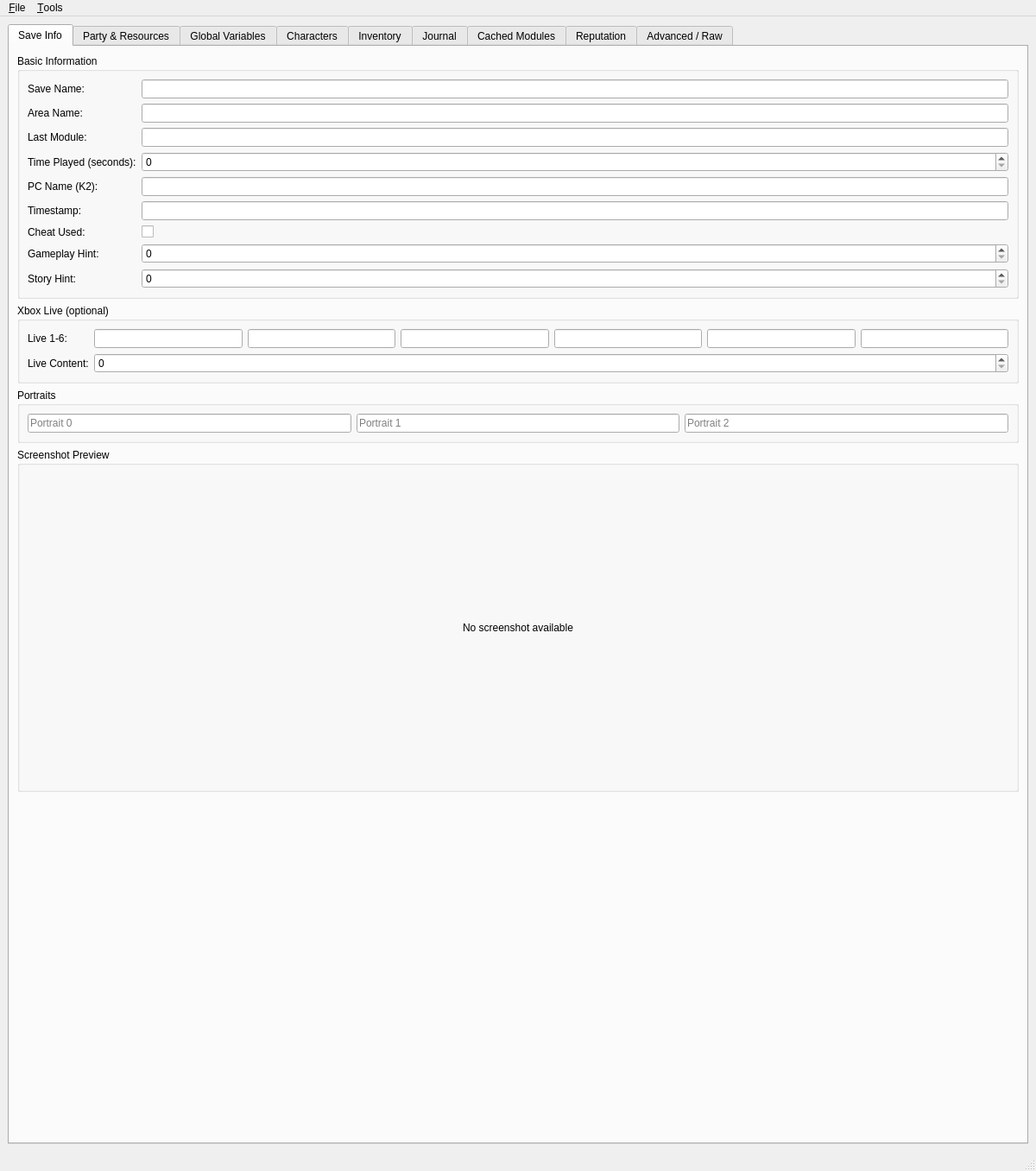
<?xml version="1.0" encoding="UTF-8"?>
<ui version="4.0">
 <class>MainWindow</class>
 <widget class="QMainWindow" name="MainWindow">
  <property name="geometry">
   <rect>
    <x>0</x>
    <y>0</y>
    <width>1200</width>
    <height>800</height>
   </rect>
  </property>
  <property name="windowTitle">
   <string>Save Game Editor</string>
  </property>
  <widget class="QWidget" name="centralwidget">
   <layout class="QHBoxLayout" name="horizontalLayoutMain">
    <item>
     <widget class="QTabWidget" name="tabWidget">
      <property name="currentIndex">
       <number>0</number>
      </property>

      <!-- Save Info Tab -->
      <widget class="QWidget" name="tabSaveInfo">
       <attribute name="title">
        <string>Save Info</string>
       </attribute>
       <layout class="QVBoxLayout" name="verticalLayoutSaveInfo">
        <item>
         <widget class="QGroupBox" name="groupBasicInfo">
          <property name="title">
           <string>Basic Information</string>
          </property>
          <layout class="QFormLayout" name="formLayoutBasicInfo">
           <item row="0" column="0">
            <widget class="QLabel" name="labelSaveName">
             <property name="text">
              <string>Save Name:</string>
             </property>
            </widget>
           </item>
           <item row="0" column="1">
            <widget class="QLineEdit" name="lineEditSaveName" />
           </item>
           <item row="1" column="0">
            <widget class="QLabel" name="labelAreaName">
             <property name="text">
              <string>Area Name:</string>
             </property>
            </widget>
           </item>
           <item row="1" column="1">
            <widget class="QLineEdit" name="lineEditAreaName" />
           </item>
           <item row="2" column="0">
            <widget class="QLabel" name="labelLastModule">
             <property name="text">
              <string>Last Module:</string>
             </property>
            </widget>
           </item>
           <item row="2" column="1">
            <widget class="QLineEdit" name="lineEditLastModule" />
           </item>
           <item row="3" column="0">
            <widget class="QLabel" name="labelTimePlayed">
             <property name="text">
              <string>Time Played (seconds):</string>
             </property>
            </widget>
           </item>
           <item row="3" column="1">
            <widget class="QSpinBox" name="spinBoxTimePlayed">
             <property name="maximum">
              <number>2147483647</number>
             </property>
            </widget>
           </item>
           <item row="4" column="0">
            <widget class="QLabel" name="labelPCName">
             <property name="text">
              <string>PC Name (K2):</string>
             </property>
            </widget>
           </item>
           <item row="4" column="1">
            <widget class="QLineEdit" name="lineEditPCName" />
           </item>
           <item row="5" column="0">
            <widget class="QLabel" name="labelTimestamp">
             <property name="text">
              <string>Timestamp:</string>
             </property>
            </widget>
           </item>
           <item row="5" column="1">
            <widget class="QLineEdit" name="lineEditTimestamp">
             <property name="readOnly">
              <bool>true</bool>
             </property>
            </widget>
           </item>
           <item row="6" column="0">
            <widget class="QLabel" name="labelCheatUsed">
             <property name="text">
              <string>Cheat Used:</string>
             </property>
            </widget>
           </item>
           <item row="6" column="1">
            <widget class="QCheckBox" name="checkBoxCheatUsed" />
           </item>
           <item row="7" column="0">
            <widget class="QLabel" name="labelGameplayHint">
             <property name="text">
              <string>Gameplay Hint:</string>
             </property>
            </widget>
           </item>
           <item row="7" column="1">
            <widget class="QSpinBox" name="spinBoxGameplayHint">
             <property name="maximum">
              <number>2147483647</number>
             </property>
            </widget>
           </item>
           <item row="8" column="0">
            <widget class="QLabel" name="labelStoryHint">
             <property name="text">
              <string>Story Hint:</string>
             </property>
            </widget>
           </item>
           <item row="8" column="1">
            <widget class="QSpinBox" name="spinBoxStoryHint">
             <property name="maximum">
              <number>2147483647</number>
             </property>
            </widget>
           </item>
          </layout>
         </widget>
        </item>
        <item>
         <widget class="QGroupBox" name="groupLive">
          <property name="title">
           <string>Xbox Live (optional)</string>
          </property>
          <layout class="QFormLayout" name="formLayoutLive">
           <item row="0" column="0">
            <widget class="QLabel" name="labelLive1">
             <property name="text">
              <string>Live 1-6:</string>
             </property>
            </widget>
           </item>
           <item row="0" column="1">
            <layout class="QHBoxLayout" name="horizontalLayoutLive">
             <item>
              <widget class="QLineEdit" name="lineEditLive1" />
             </item>
             <item>
              <widget class="QLineEdit" name="lineEditLive2" />
             </item>
             <item>
              <widget class="QLineEdit" name="lineEditLive3" />
             </item>
             <item>
              <widget class="QLineEdit" name="lineEditLive4" />
             </item>
             <item>
              <widget class="QLineEdit" name="lineEditLive5" />
             </item>
             <item>
              <widget class="QLineEdit" name="lineEditLive6" />
             </item>
            </layout>
           </item>
           <item row="1" column="0">
            <widget class="QLabel" name="labelLiveContent">
             <property name="text">
              <string>Live Content:</string>
             </property>
            </widget>
           </item>
           <item row="1" column="1">
            <widget class="QSpinBox" name="spinBoxLiveContent">
             <property name="maximum">
              <number>2147483647</number>
             </property>
            </widget>
           </item>
          </layout>
         </widget>
        </item>
        <item>
         <widget class="QGroupBox" name="groupPortraits">
          <property name="title">
           <string>Portraits</string>
          </property>
          <layout class="QHBoxLayout" name="horizontalLayoutPortraits">
           <item>
            <widget class="QLineEdit" name="lineEditPortrait0">
             <property name="placeholderText">
              <string>Portrait 0</string>
             </property>
            </widget>
           </item>
           <item>
            <widget class="QLineEdit" name="lineEditPortrait1">
             <property name="placeholderText">
              <string>Portrait 1</string>
             </property>
            </widget>
           </item>
           <item>
            <widget class="QLineEdit" name="lineEditPortrait2">
             <property name="placeholderText">
              <string>Portrait 2</string>
             </property>
            </widget>
           </item>
          </layout>
         </widget>
        </item>
        <item>
         <widget class="QGroupBox" name="groupScreenshot">
          <property name="title">
           <string>Screenshot Preview</string>
          </property>
          <layout class="QVBoxLayout" name="verticalLayoutScreenshot">
           <item>
            <widget class="QLabel" name="labelScreenshotPreview">
             <property name="minimumSize">
              <size>
               <width>400</width>
               <height>300</height>
              </size>
             </property>
             <property name="maximumSize">
              <size>
               <width>16777215</width>
               <height>16777215</height>
              </size>
             </property>
             <property name="text">
              <string>No screenshot available</string>
             </property>
             <property name="alignment">
              <set>Qt::AlignCenter</set>
             </property>
             <property name="scaledContents">
              <bool>false</bool>
             </property>
             <property name="sizePolicy">
              <sizepolicy hsizetype="Expanding" vsizetype="Expanding">
               <horstretch>0</horstretch>
               <verstretch>0</verstretch>
              </sizepolicy>
             </property>
            </widget>
           </item>
          </layout>
         </widget>
        </item>
        <item>
         <spacer name="verticalSpacerSaveInfo">
          <property name="orientation">
           <enum>Qt::Vertical</enum>
          </property>
          <property name="sizeHint" stdset="0">
           <size>
            <width>20</width>
            <height>40</height>
           </size>
          </property>
         </spacer>
        </item>
       </layout>
      </widget>

      <!-- Party Table Tab -->
      <widget class="QWidget" name="tabPartyTable">
       <attribute name="title">
        <string>Party &amp;&amp; Resources</string>
       </attribute>
       <layout class="QVBoxLayout" name="verticalLayoutPartyTable">
        <item>
         <widget class="QGroupBox" name="groupResources">
          <property name="title">
           <string>Resources</string>
          </property>
          <layout class="QFormLayout" name="formLayoutResources">
           <item row="0" column="0">
            <widget class="QLabel" name="labelGold">
             <property name="text">
              <string>Credits/Gold:</string>
             </property>
            </widget>
           </item>
           <item row="0" column="1">
            <widget class="QSpinBox" name="spinBoxGold">
             <property name="maximum">
              <number>2147483647</number>
             </property>
            </widget>
           </item>
           <item row="1" column="0">
            <widget class="QLabel" name="labelXPPool">
             <property name="text">
              <string>XP Pool:</string>
             </property>
            </widget>
           </item>
           <item row="1" column="1">
            <widget class="QSpinBox" name="spinBoxXPPool">
             <property name="maximum">
              <number>2147483647</number>
             </property>
            </widget>
           </item>
           <item row="2" column="0">
            <widget class="QLabel" name="labelComponents">
             <property name="text">
              <string>Components (K2):</string>
             </property>
            </widget>
           </item>
           <item row="2" column="1">
            <widget class="QSpinBox" name="spinBoxComponents">
             <property name="maximum">
              <number>2147483647</number>
             </property>
            </widget>
           </item>
           <item row="3" column="0">
            <widget class="QLabel" name="labelChemicals">
             <property name="text">
              <string>Chemicals (K2):</string>
             </property>
            </widget>
           </item>
           <item row="3" column="1">
            <widget class="QSpinBox" name="spinBoxChemicals">
             <property name="maximum">
              <number>2147483647</number>
             </property>
            </widget>
           </item>
           <item row="4" column="0">
            <widget class="QLabel" name="labelTimePlayedPT">
             <property name="text">
              <string>Time Played (PT):</string>
             </property>
            </widget>
           </item>
           <item row="4" column="1">
            <widget class="QSpinBox" name="spinBoxTimePlayedPT">
             <property name="maximum">
              <number>2147483647</number>
             </property>
             <property name="minimum">
              <number>-1</number>
             </property>
            </widget>
           </item>
           <item row="5" column="0">
            <widget class="QLabel" name="labelCheatUsedPT">
             <property name="text">
              <string>Cheat Used (PT):</string>
             </property>
            </widget>
           </item>
           <item row="5" column="1">
            <widget class="QCheckBox" name="checkBoxCheatUsedPT" />
           </item>
           <item row="6" column="0">
            <widget class="QLabel" name="labelControlledNPC">
             <property name="text">
              <string>Controlled NPC:</string>
             </property>
            </widget>
           </item>
           <item row="6" column="1">
            <widget class="QSpinBox" name="spinBoxControlledNPC">
             <property name="maximum">
              <number>2147483647</number>
             </property>
             <property name="minimum">
              <number>-1</number>
             </property>
            </widget>
           </item>
           <item row="7" column="0">
            <widget class="QLabel" name="labelAIState">
             <property name="text">
              <string>AI State:</string>
             </property>
            </widget>
           </item>
           <item row="7" column="1">
            <widget class="QSpinBox" name="spinBoxAIState">
             <property name="maximum">
              <number>2147483647</number>
             </property>
            </widget>
           </item>
           <item row="8" column="0">
            <widget class="QLabel" name="labelFollowState">
             <property name="text">
              <string>Follow State:</string>
             </property>
            </widget>
           </item>
           <item row="8" column="1">
            <widget class="QSpinBox" name="spinBoxFollowState">
             <property name="maximum">
              <number>2147483647</number>
             </property>
            </widget>
           </item>
           <item row="9" column="0">
            <widget class="QLabel" name="labelSoloMode">
             <property name="text">
              <string>Solo Mode:</string>
             </property>
            </widget>
           </item>
           <item row="9" column="1">
            <widget class="QCheckBox" name="checkBoxSoloMode" />
           </item>
           <item row="10" column="0">
            <widget class="QLabel" name="labelLastGUIPanel">
             <property name="text">
              <string>Last GUI Panel:</string>
             </property>
            </widget>
           </item>
           <item row="10" column="1">
            <widget class="QSpinBox" name="spinBoxLastGUIPanel">
             <property name="maximum">
              <number>2147483647</number>
             </property>
            </widget>
           </item>
           <item row="11" column="0">
            <widget class="QLabel" name="labelJournalSortOrder">
             <property name="text">
              <string>Journal Sort Order:</string>
             </property>
            </widget>
           </item>
           <item row="11" column="1">
            <widget class="QSpinBox" name="spinBoxJournalSortOrder">
             <property name="maximum">
              <number>2147483647</number>
             </property>
            </widget>
           </item>
          </layout>
         </widget>
        </item>
        <item>
         <widget class="QGroupBox" name="groupAvailableNPCs">
          <property name="title">
           <string>Available NPCs</string>
          </property>
          <layout class="QVBoxLayout" name="verticalLayoutAvailableNPCs">
           <item>
            <widget class="QTableWidget" name="tableWidgetAvailableNPCs">
             <property name="columnCount">
              <number>3</number>
             </property>
             <column>
              <property name="text">
               <string>Index</string>
              </property>
             </column>
             <column>
              <property name="text">
               <string>Available</string>
              </property>
             </column>
             <column>
              <property name="text">
               <string>Selectable</string>
              </property>
             </column>
            </widget>
           </item>
          </layout>
         </widget>
        </item>
        <item>
         <widget class="QGroupBox" name="groupInfluence">
          <property name="title">
           <string>Influence (K2)</string>
          </property>
          <layout class="QVBoxLayout" name="verticalLayoutInfluence">
           <item>
            <widget class="QTableWidget" name="tableWidgetInfluence">
             <property name="columnCount">
              <number>2</number>
             </property>
             <column>
              <property name="text">
               <string>NPC Index</string>
              </property>
             </column>
             <column>
              <property name="text">
               <string>Value</string>
              </property>
             </column>
            </widget>
           </item>
          </layout>
         </widget>
        </item>
        <item>
         <widget class="QGroupBox" name="groupPazaak">
          <property name="title">
           <string>Pazaak (summary)</string>
          </property>
          <layout class="QVBoxLayout" name="verticalLayoutPazaak">
           <item>
            <widget class="QTextEdit" name="textEditPazaakCards" readonly="true" />
           </item>
           <item>
            <widget class="QTextEdit" name="textEditPazaakDecks" readonly="true" />
           </item>
          </layout>
         </widget>
        </item>
        <item>
         <widget class="QGroupBox" name="groupUIMessages">
          <property name="title">
           <string>UI Messages (summary)</string>
          </property>
          <layout class="QVBoxLayout" name="verticalLayoutUIMessages">
           <item>
            <widget class="QTextEdit" name="textEditFBMsgList" readonly="true" />
           </item>
           <item>
            <widget class="QTextEdit" name="textEditDlgMsgList" readonly="true" />
           </item>
           <item>
            <widget class="QLineEdit" name="lineEditTutWndShown" readonly="true" />
           </item>
          </layout>
         </widget>
        </item>
        <item>
         <widget class="QGroupBox" name="groupCostMultipliers">
          <property name="title">
           <string>Cost Multipliers (summary)</string>
          </property>
          <layout class="QVBoxLayout" name="verticalLayoutCostMultipliers">
           <item>
            <widget class="QTextEdit" name="textEditCostMultipliers" readonly="true" />
           </item>
          </layout>
         </widget>
        </item>
        <item>
         <widget class="QGroupBox" name="groupPartyMembers">
          <property name="title">
           <string>Party Members</string>
          </property>
          <layout class="QVBoxLayout" name="verticalLayoutPartyMembers">
           <item>
            <widget class="QListWidget" name="listWidgetPartyMembers">
             <property name="toolTip">
              <string>Hover over a party member to see detailed information</string>
             </property>
            </widget>
           </item>
          </layout>
         </widget>
        </item>
       </layout>
      </widget>

      <!-- Global Variables Tab -->
      <widget class="QWidget" name="tabGlobalVars">
       <attribute name="title">
        <string>Global Variables</string>
       </attribute>
       <layout class="QVBoxLayout" name="verticalLayoutGlobalVars">
        <item>
         <widget class="QTabWidget" name="tabWidgetGlobalVarsType">
          <widget class="QWidget" name="tabBooleans">
           <attribute name="title">
            <string>Booleans</string>
           </attribute>
           <layout class="QVBoxLayout" name="verticalLayoutBooleans">
            <item>
             <widget class="QTableWidget" name="tableWidgetBooleans">
              <property name="columnCount">
               <number>2</number>
              </property>
              <column>
               <property name="text">
                <string>Name</string>
               </property>
              </column>
              <column>
               <property name="text">
                <string>Value</string>
               </property>
              </column>
             </widget>
            </item>
           </layout>
          </widget>
          <widget class="QWidget" name="tabNumbers">
           <attribute name="title">
            <string>Numbers</string>
           </attribute>
           <layout class="QVBoxLayout" name="verticalLayoutNumbers">
            <item>
             <widget class="QTableWidget" name="tableWidgetNumbers">
              <property name="columnCount">
               <number>2</number>
              </property>
              <column>
               <property name="text">
                <string>Name</string>
               </property>
              </column>
              <column>
               <property name="text">
                <string>Value</string>
               </property>
              </column>
             </widget>
            </item>
           </layout>
          </widget>
          <widget class="QWidget" name="tabStrings">
           <attribute name="title">
            <string>Strings</string>
           </attribute>
           <layout class="QVBoxLayout" name="verticalLayoutStrings">
            <item>
             <widget class="QTableWidget" name="tableWidgetStrings">
              <property name="columnCount">
               <number>2</number>
              </property>
              <column>
               <property name="text">
                <string>Name</string>
               </property>
              </column>
              <column>
               <property name="text">
                <string>Value</string>
               </property>
              </column>
             </widget>
            </item>
           </layout>
          </widget>
          <widget class="QWidget" name="tabLocations">
           <attribute name="title">
            <string>Locations</string>
           </attribute>
           <layout class="QVBoxLayout" name="verticalLayoutLocations">
            <item>
             <widget class="QTableWidget" name="tableWidgetLocations">
              <property name="columnCount">
               <number>5</number>
              </property>
              <column>
               <property name="text">
                <string>Name</string>
               </property>
              </column>
              <column>
               <property name="text">
                <string>X</string>
               </property>
              </column>
              <column>
               <property name="text">
                <string>Y</string>
               </property>
              </column>
              <column>
               <property name="text">
                <string>Z</string>
               </property>
              </column>
              <column>
               <property name="text">
                <string>Ori</string>
               </property>
              </column>
             </widget>
            </item>
           </layout>
          </widget>
         </widget>
        </item>
       </layout>
      </widget>

      <!-- Characters Tab -->
      <widget class="QWidget" name="tabCharacters">
       <attribute name="title">
        <string>Characters</string>
       </attribute>
       <layout class="QHBoxLayout" name="horizontalLayoutCharacters">
        <item>
         <widget class="QListWidget" name="listWidgetCharacters">
          <property name="maximumWidth">
           <number>200</number>
          </property>
         </widget>
        </item>
        <item>
         <widget class="QTabWidget" name="tabWidgetCharacterDetails">
          <widget class="QWidget" name="tabCharStats">
           <attribute name="title">
            <string>Stats</string>
           </attribute>
           <layout class="QFormLayout" name="formLayoutCharStats">
            <item row="0" column="0">
             <widget class="QLabel" name="labelCharName">
              <property name="text">
               <string>Name:</string>
              </property>
             </widget>
            </item>
            <item row="0" column="1">
             <widget class="QLineEdit" name="lineEditCharName" />
            </item>
            <item row="1" column="0">
             <widget class="QLabel" name="labelCharHP">
              <property name="text">
               <string>HP / Max HP:</string>
              </property>
             </widget>
            </item>
            <item row="1" column="1">
             <layout class="QHBoxLayout" name="horizontalLayoutHP">
              <item>
               <widget class="QSpinBox" name="spinBoxCharHP">
                <property name="maximum">
                 <number>32767</number>
                </property>
               </widget>
              </item>
              <item>
               <widget class="QLabel" name="labelHPSeparator">
                <property name="text">
                 <string>/</string>
                </property>
               </widget>
              </item>
              <item>
               <widget class="QSpinBox" name="spinBoxCharMaxHP">
                <property name="maximum">
                 <number>32767</number>
                </property>
               </widget>
              </item>
             </layout>
            </item>
            <item row="2" column="0">
             <widget class="QLabel" name="labelCharFP">
              <property name="text">
               <string>FP / Max FP:</string>
              </property>
             </widget>
            </item>
            <item row="2" column="1">
             <layout class="QHBoxLayout" name="horizontalLayoutFP">
              <item>
               <widget class="QSpinBox" name="spinBoxCharFP">
                <property name="maximum">
                 <number>32767</number>
                </property>
               </widget>
              </item>
              <item>
               <widget class="QLabel" name="labelFPSeparator">
                <property name="text">
                 <string>/</string>
                </property>
               </widget>
              </item>
              <item>
               <widget class="QSpinBox" name="spinBoxCharMaxFP">
                <property name="maximum">
                 <number>32767</number>
                </property>
               </widget>
              </item>
             </layout>
            </item>
            <item row="3" column="0">
             <widget class="QLabel" name="labelCharXP">
              <property name="text">
               <string>Experience:</string>
              </property>
             </widget>
            </item>
            <item row="3" column="1">
             <widget class="QSpinBox" name="spinBoxCharXP">
              <property name="maximum">
               <number>2147483647</number>
              </property>
             </widget>
            </item>
            <item row="4" column="0">
             <widget class="QLabel" name="labelCharTag">
              <property name="text">
               <string>Tag:</string>
              </property>
             </widget>
            </item>
            <item row="4" column="1">
             <widget class="QLineEdit" name="lineEditCharTag" />
            </item>
            <item row="5" column="0">
             <widget class="QLabel" name="labelCharResRef">
              <property name="text">
               <string>ResRef:</string>
              </property>
             </widget>
            </item>
            <item row="5" column="1">
             <widget class="QLineEdit" name="lineEditCharResRef" />
            </item>
            <item row="6" column="0">
             <widget class="QLabel" name="labelCharMin1HP">
              <property name="text">
               <string>Min 1 HP:</string>
              </property>
             </widget>
            </item>
            <item row="6" column="1">
             <widget class="QCheckBox" name="checkBoxCharMin1HP" />
            </item>
            <item row="7" column="0">
             <widget class="QLabel" name="labelCharGoodEvil">
              <property name="text">
               <string>Good/Evil:</string>
              </property>
             </widget>
            </item>
            <item row="7" column="1">
             <widget class="QSpinBox" name="spinBoxCharGoodEvil">
              <property name="maximum">
               <number>100</number>
              </property>
             </widget>
            </item>
            <item row="8" column="0">
             <widget class="QLabel" name="labelCharSTR">
              <property name="text">
               <string>STR:</string>
              </property>
             </widget>
            </item>
            <item row="8" column="1">
             <widget class="QSpinBox" name="spinBoxCharSTR">
              <property name="maximum">
               <number>255</number>
              </property>
             </widget>
            </item>
            <item row="9" column="0">
             <widget class="QLabel" name="labelCharDEX">
              <property name="text">
               <string>DEX:</string>
              </property>
             </widget>
            </item>
            <item row="9" column="1">
             <widget class="QSpinBox" name="spinBoxCharDEX">
              <property name="maximum">
               <number>255</number>
              </property>
             </widget>
            </item>
            <item row="10" column="0">
             <widget class="QLabel" name="labelCharCON">
              <property name="text">
               <string>CON:</string>
              </property>
             </widget>
            </item>
            <item row="10" column="1">
             <widget class="QSpinBox" name="spinBoxCharCON">
              <property name="maximum">
               <number>255</number>
              </property>
             </widget>
            </item>
            <item row="11" column="0">
             <widget class="QLabel" name="labelCharINT">
              <property name="text">
               <string>INT:</string>
              </property>
             </widget>
            </item>
            <item row="11" column="1">
             <widget class="QSpinBox" name="spinBoxCharINT">
              <property name="maximum">
               <number>255</number>
              </property>
             </widget>
            </item>
            <item row="12" column="0">
             <widget class="QLabel" name="labelCharWIS">
              <property name="text">
               <string>WIS:</string>
              </property>
             </widget>
            </item>
            <item row="12" column="1">
             <widget class="QSpinBox" name="spinBoxCharWIS">
              <property name="maximum">
               <number>255</number>
              </property>
             </widget>
            </item>
            <item row="13" column="0">
             <widget class="QLabel" name="labelCharCHA">
              <property name="text">
               <string>CHA:</string>
              </property>
             </widget>
            </item>
            <item row="13" column="1">
             <widget class="QSpinBox" name="spinBoxCharCHA">
              <property name="maximum">
               <number>255</number>
              </property>
             </widget>
            </item>
            <item row="14" column="0">
             <widget class="QLabel" name="labelCharPortraitId">
              <property name="text">
               <string>Portrait ID:</string>
              </property>
             </widget>
            </item>
            <item row="14" column="1">
             <widget class="QSpinBox" name="spinBoxCharPortraitId">
              <property name="maximum">
               <number>2147483647</number>
              </property>
             </widget>
            </item>
            <item row="15" column="0">
             <widget class="QLabel" name="labelCharAppearanceType">
              <property name="text">
               <string>Appearance Type:</string>
              </property>
             </widget>
            </item>
            <item row="15" column="1">
             <widget class="QSpinBox" name="spinBoxCharAppearanceType">
              <property name="maximum">
               <number>2147483647</number>
              </property>
             </widget>
            </item>
            <item row="16" column="0">
             <widget class="QLabel" name="labelCharGender">
              <property name="text">
               <string>Gender:</string>
              </property>
             </widget>
            </item>
            <item row="16" column="1">
             <widget class="QComboBox" name="comboBoxCharGender" />
            </item>
            <item row="17" column="0">
             <widget class="QLabel" name="labelCharSoundset">
              <property name="text">
               <string>Soundset:</string>
              </property>
             </widget>
            </item>
            <item row="17" column="1">
             <widget class="QSpinBox" name="spinBoxCharSoundset">
              <property name="maximum">
               <number>2147483647</number>
              </property>
             </widget>
            </item>
           </layout>
          </widget>
          <widget class="QWidget" name="tabCharClasses">
           <attribute name="title">
            <string>Classes</string>
           </attribute>
           <layout class="QVBoxLayout" name="verticalLayoutCharClasses">
            <item>
             <widget class="QTableWidget" name="tableWidgetCharClasses">
              <property name="columnCount">
               <number>2</number>
              </property>
              <column>
               <property name="text">
                <string>Class</string>
               </property>
              </column>
              <column>
               <property name="text">
                <string>Level</string>
               </property>
              </column>
             </widget>
            </item>
           </layout>
          </widget>
          <widget class="QWidget" name="tabCharFeats">
           <attribute name="title">
            <string>Feats</string>
           </attribute>
           <layout class="QVBoxLayout" name="verticalLayoutCharFeats">
            <item>
             <widget class="QListWidget" name="listWidgetCharFeats" />
            </item>
           </layout>
          </widget>
          <widget class="QWidget" name="tabCharEquipment">
           <attribute name="title">
            <string>Equipment</string>
           </attribute>
           <layout class="QVBoxLayout" name="verticalLayoutCharEquipment">
            <item>
             <widget class="QListWidget" name="listWidgetEquipment" />
            </item>
           </layout>
          </widget>
          <widget class="QWidget" name="tabCharSkills">
           <attribute name="title">
            <string>Skills</string>
           </attribute>
           <layout class="QVBoxLayout" name="verticalLayoutCharSkills">
            <item>
             <widget class="QLabel" name="labelSkillsCharacter">
              <property name="text">
               <string>Skills</string>
              </property>
              <property name="font">
               <font>
                <weight>75</weight>
                <bold>true</bold>
                <pointsize>10</pointsize>
               </font>
              </property>
              <property name="styleSheet">
               <string>color: #2a82da;</string>
              </property>
             </widget>
            </item>
            <item>
             <widget class="QTableWidget" name="tableWidgetSkills">
              <property name="columnCount">
               <number>2</number>
              </property>
              <column>
               <property name="text">
                <string>Skill</string>
               </property>
              </column>
              <column>
               <property name="text">
                <string>Rank</string>
               </property>
              </column>
             </widget>
            </item>
           </layout>
          </widget>
         </widget>
        </item>
       </layout>
      </widget>

      <!-- Inventory Tab -->
      <widget class="QWidget" name="tabInventory">
       <attribute name="title">
        <string>Inventory</string>
       </attribute>
       <layout class="QVBoxLayout" name="verticalLayoutInventory">
        <item>
         <widget class="QTableWidget" name="tableWidgetInventory">
          <property name="columnCount">
           <number>3</number>
          </property>
          <column>
           <property name="text">
            <string>Item</string>
           </property>
          </column>
          <column>
           <property name="text">
            <string>Count</string>
           </property>
          </column>
          <column>
           <property name="text">
            <string>ResRef</string>
           </property>
          </column>
         </widget>
        </item>
       </layout>
      </widget>

      <!-- Journal Tab -->
      <widget class="QWidget" name="tabJournal">
       <attribute name="title">
        <string>Journal</string>
       </attribute>
       <layout class="QVBoxLayout" name="verticalLayoutJournal">
        <item>
         <widget class="QTableWidget" name="tableWidgetJournal">
          <property name="columnCount">
           <number>4</number>
          </property>
          <column>
           <property name="text">
            <string>Plot ID</string>
           </property>
          </column>
          <column>
           <property name="text">
            <string>State</string>
           </property>
          </column>
          <column>
           <property name="text">
            <string>Date</string>
           </property>
          </column>
          <column>
           <property name="text">
            <string>Time</string>
           </property>
          </column>
         </widget>
        </item>
       </layout>
      </widget>

      <!-- Cached Modules Tab -->
      <widget class="QWidget" name="tabCachedModules">
       <attribute name="title">
        <string>Cached Modules</string>
       </attribute>
       <layout class="QVBoxLayout" name="verticalLayoutCachedModules">
        <item>
         <widget class="QPushButton" name="pushButtonOpenModuleResource">
          <property name="text">
           <string>Open Selected Resource</string>
          </property>
         </widget>
        </item>
        <item>
         <widget class="QTreeView" name="treeViewCachedModules" />
        </item>
       </layout>
      </widget>

      <!-- Reputation Tab -->
      <widget class="QWidget" name="tabReputation">
       <attribute name="title">
        <string>Reputation</string>
       </attribute>
       <layout class="QVBoxLayout" name="verticalLayoutReputation">
        <item>
         <widget class="QTableWidget" name="tableWidgetReputation">
          <property name="columnCount">
           <number>2</number>
          </property>
          <column>
           <property name="text">
            <string>Faction</string>
           </property>
          </column>
          <column>
           <property name="text">
            <string>Value</string>
           </property>
          </column>
         </widget>
        </item>
       </layout>
      </widget>

      <!-- Advanced Tab: GFF editor (reused) + Other resources -->
      <widget class="QWidget" name="tabAdvanced">
       <attribute name="title">
        <string>Advanced / Raw</string>
       </attribute>
       <layout class="QVBoxLayout" name="verticalLayoutAdvanced">
        <item>
         <widget class="QComboBox" name="comboAdvancedGffSource">
          <property name="toolTip">
           <string>Select which GFF to edit. SaveInfo and PartyTable open in the full GFF editor
            (expandable tree).</string>
          </property>
          <item>
           <property name="text">
            <string>SaveInfo (SAVENFO.res)</string>
           </property>
          </item>
          <item>
           <property name="text">
            <string>PartyTable (PARTYTABLE.res)</string>
           </property>
          </item>
          <item>
           <property name="text">
            <string>Other resources (double-click to open)</string>
           </property>
          </item>
         </widget>
        </item>
        <item>
         <widget class="QStackedWidget" name="stackedWidgetAdvanced">
          <property name="currentIndex">
           <number>0</number>
          </property>
          <widget class="QWidget" name="pageAdvancedSaveInfoGff">
           <attribute name="title">
            <string>SaveInfo GFF</string>
           </attribute>
           <layout class="QVBoxLayout" name="verticalLayoutAdvancedSaveInfoGff">
            <item>
             <widget class="QLabel" name="labelAdvancedSaveInfoGffPlaceholder">
              <property name="text">
               <string>GFF editor will be embedded here.</string>
              </property>
             </widget>
            </item>
           </layout>
          </widget>
          <widget class="QWidget" name="pageAdvancedPartyTableGff">
           <attribute name="title">
            <string>PartyTable GFF</string>
           </attribute>
           <layout class="QVBoxLayout" name="verticalLayoutAdvancedPartyTableGff">
            <item>
             <widget class="QLabel" name="labelAdvancedPartyTableGffPlaceholder">
              <property name="text">
               <string>GFF editor will be embedded here.</string>
              </property>
             </widget>
            </item>
           </layout>
          </widget>
          <widget class="QWidget" name="pageAdvancedOtherResources">
           <attribute name="title">
            <string>Other resources</string>
           </attribute>
           <layout class="QVBoxLayout" name="verticalLayoutAdvancedOther">
            <item>
             <widget class="QLabel" name="labelAdvancedResources">
              <property name="text">
               <string>Other resources (double-click to open in editor):</string>
              </property>
             </widget>
            </item>
            <item>
             <widget class="QListWidget" name="listWidgetAdvancedResources" />
            </item>
           </layout>
          </widget>
         </widget>
        </item>
       </layout>
      </widget>

     </widget>
    </item>
   </layout>
  </widget>

  <widget class="QMenuBar" name="menuBar">
   <property name="geometry">
    <rect>
     <x>0</x>
     <y>0</y>
     <width>1200</width>
     <height>21</height>
    </rect>
   </property>
   <widget class="QMenu" name="menuFile">
    <property name="title">
     <string>&amp;File</string>
    </property>
    <addaction name="actionNew" />
    <addaction name="actionOpen" />
    <addaction name="actionSave" />
    <addaction name="actionSaveAs" />
    <addaction name="separator" />
    <addaction name="actionRevert" />
    <addaction name="separator" />
    <addaction name="actionExit" />
   </widget>
   <widget class="QMenu" name="menuTools">
    <property name="title">
     <string>&amp;Tools</string>
    </property>
    <addaction name="actionFlushEventQueue" />
    <addaction name="actionRebuildCachedModules" />
   </widget>
   <addaction name="menuFile" />
   <addaction name="menuTools" />
  </widget>

  <widget class="QStatusBar" name="statusBar" />

  <action name="actionNew">
   <property name="text">
    <string>&amp;New</string>
   </property>
  </action>
  <action name="actionOpen">
   <property name="text">
    <string>&amp;Open...</string>
   </property>
  </action>
  <action name="actionSave">
   <property name="text">
    <string>&amp;Save</string>
   </property>
  </action>
  <action name="actionSaveAs">
   <property name="text">
    <string>Save &amp;As...</string>
   </property>
  </action>
  <action name="actionRevert">
   <property name="text">
    <string>&amp;Revert</string>
   </property>
  </action>
  <action name="actionExit">
   <property name="text">
    <string>E&amp;xit</string>
   </property>
  </action>
  <action name="actionFlushEventQueue">
   <property name="text">
    <string>Flush EventQueue (Fix Corruption)</string>
   </property>
  </action>
  <action name="actionRebuildCachedModules">
   <property name="text">
    <string>Rebuild Cached Modules</string>
   </property>
  </action>

 </widget>
 <resources />
 <connections />
</ui>
